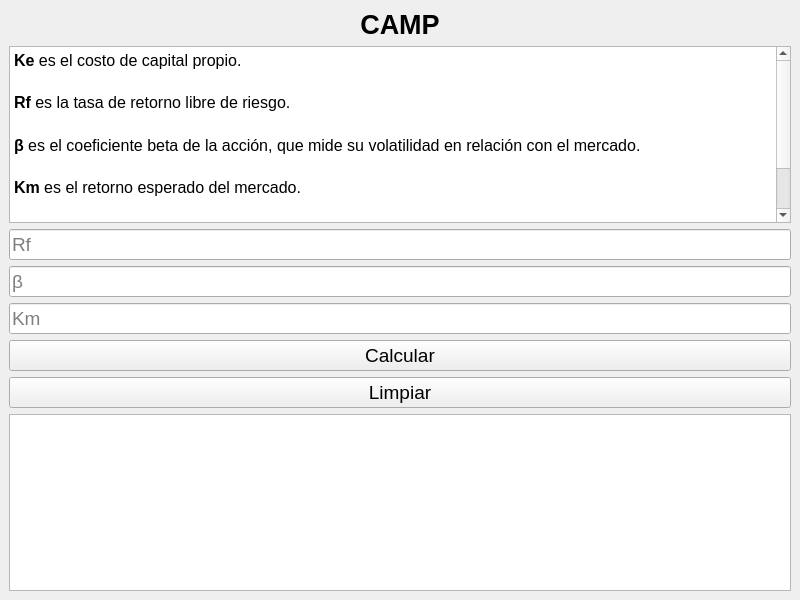
<?xml version="1.0" encoding="UTF-8"?>
<ui version="4.0">
 <class>MainWindow</class>
 <widget class="QMainWindow" name="MainWindow">
  <property name="windowModality">
   <enum>Qt::ApplicationModal</enum>
  </property>
  <property name="geometry">
   <rect>
    <x>0</x>
    <y>0</y>
    <width>800</width>
    <height>600</height>
   </rect>
  </property>
  <property name="windowTitle">
   <string>CAMP</string>
  </property>
  <widget class="QWidget" name="centralwidget">
   <layout class="QVBoxLayout" name="verticalLayout">
    <item>
     <widget class="QLabel" name="label_title">
      <property name="font">
       <font>
        <family>Arial</family>
        <pointsize>20</pointsize>
        <bold>true</bold>
       </font>
      </property>
      <property name="text">
       <string>CAMP</string>
      </property>
      <property name="alignment">
       <set>Qt::AlignCenter</set>
      </property>
     </widget>
    </item>
    <item>
     <widget class="QTextBrowser" name="textBrowser">
      <property name="html">
       <string>&lt;!DOCTYPE HTML PUBLIC &quot;-//W3C//DTD HTML 4.0//EN&quot; &quot;http://www.w3.org/TR/REC-html40/strict.dtd&quot;&gt;
&lt;html&gt;&lt;head&gt;&lt;meta name=&quot;qrichtext&quot; content=&quot;1&quot; /&gt;&lt;meta charset=&quot;utf-8&quot; /&gt;&lt;title&gt;Costo de Capital Propio&lt;/title&gt;&lt;style type=&quot;text/css&quot;&gt;
p, li { white-space: pre-wrap; }
hr { height: 1px; border-width: 0; }
li.unchecked::marker { content: &quot;\2610&quot;; }
li.checked::marker { content: &quot;\2612&quot;; }
&lt;/style&gt;&lt;/head&gt;&lt;body style=&quot; font-family:'Segoe UI'; font-size:9pt; font-weight:400; font-style:normal;&quot;&gt;
&lt;p style=&quot; margin-top:12px; margin-bottom:12px; margin-left:0px; margin-right:0px; -qt-block-indent:0; text-indent:0px; line-height:160%;&quot;&gt;&lt;span style=&quot; font-family:'Arial','sans-serif'; font-size:12pt; font-weight:700;&quot;&gt;Ke&lt;/span&gt;&lt;span style=&quot; font-family:'Arial','sans-serif'; font-size:12pt;&quot;&gt; es el costo de capital propio. &lt;/span&gt;&lt;/p&gt;
&lt;p style=&quot; margin-top:12px; margin-bottom:12px; margin-left:0px; margin-right:0px; -qt-block-indent:0; text-indent:0px; line-height:160%;&quot;&gt;&lt;span style=&quot; font-family:'Arial','sans-serif'; font-size:12pt; font-weight:700;&quot;&gt;Rf&lt;/span&gt;&lt;span style=&quot; font-family:'Arial','sans-serif'; font-size:12pt;&quot;&gt; es la tasa de retorno libre de riesgo. &lt;/span&gt;&lt;/p&gt;
&lt;p style=&quot; margin-top:12px; margin-bottom:12px; margin-left:0px; margin-right:0px; -qt-block-indent:0; text-indent:0px; line-height:160%;&quot;&gt;&lt;span style=&quot; font-family:'Arial','sans-serif'; font-size:12pt; font-weight:700;&quot;&gt;β&lt;/span&gt;&lt;span style=&quot; font-family:'Arial','sans-serif'; font-size:12pt;&quot;&gt; es el coeficiente beta de la acción, que mide su volatilidad en relación con el mercado. &lt;/span&gt;&lt;/p&gt;
&lt;p style=&quot; margin-top:12px; margin-bottom:12px; margin-left:0px; margin-right:0px; -qt-block-indent:0; text-indent:0px; line-height:160%;&quot;&gt;&lt;span style=&quot; font-family:'Arial','sans-serif'; font-size:12pt; font-weight:700;&quot;&gt;Km&lt;/span&gt;&lt;span style=&quot; font-family:'Arial','sans-serif'; font-size:12pt;&quot;&gt; es el retorno esperado del mercado. &lt;/span&gt;&lt;/p&gt;
&lt;p style=&quot; margin-top:12px; margin-bottom:12px; margin-left:0px; margin-right:0px; -qt-block-indent:0; text-indent:0px; line-height:160%;&quot;&gt;&lt;span style=&quot; font-family:'Arial','sans-serif'; font-size:12pt; font-weight:700;&quot;&gt;(Km - Kf)&lt;/span&gt;&lt;span style=&quot; font-family:'Arial','sans-serif'; font-size:12pt;&quot;&gt; es la prima de riesgo del mercado.&lt;/span&gt;&lt;span style=&quot; font-size:12pt;&quot;&gt; &lt;/span&gt;&lt;/p&gt;
&lt;p style=&quot; margin-top:12px; margin-bottom:12px; margin-left:0px; margin-right:0px; -qt-block-indent:0; text-indent:0px;&quot;&gt;&lt;span style=&quot; font-size:12pt;&quot;&gt;Ingresar valores porcentuales en decimales ejemplo: 15% = 0.15&lt;/span&gt;&lt;/p&gt;&lt;/body&gt;&lt;/html&gt;</string>
      </property>
     </widget>
    </item>
    <item>
     <widget class="QLineEdit" name="txt_rf">
      <property name="font">
       <font>
        <pointsize>14</pointsize>
       </font>
      </property>
      <property name="text">
       <string/>
      </property>
      <property name="placeholderText">
       <string>Rf</string>
      </property>
     </widget>
    </item>
    <item>
     <widget class="QLineEdit" name="txt_bj">
      <property name="font">
       <font>
        <pointsize>14</pointsize>
       </font>
      </property>
      <property name="placeholderText">
       <string>β</string>
      </property>
     </widget>
    </item>
    <item>
     <widget class="QLineEdit" name="txt_km">
      <property name="font">
       <font>
        <pointsize>14</pointsize>
       </font>
      </property>
      <property name="placeholderText">
       <string>Km</string>
      </property>
     </widget>
    </item>
    <item>
     <widget class="QPushButton" name="btn_calcular">
      <property name="font">
       <font>
        <pointsize>14</pointsize>
       </font>
      </property>
      <property name="text">
       <string>Calcular</string>
      </property>
     </widget>
    </item>
    <item>
     <widget class="QPushButton" name="btn_limpiar">
      <property name="font">
       <font>
        <pointsize>14</pointsize>
       </font>
      </property>
      <property name="text">
       <string>Limpiar</string>
      </property>
     </widget>
    </item>
    <item>
     <widget class="QTextBrowser" name="tb_resultado">
      <property name="font">
       <font>
        <pointsize>14</pointsize>
       </font>
      </property>
     </widget>
    </item>
   </layout>
  </widget>
 </widget>
 <resources/>
 <connections/>
</ui>
